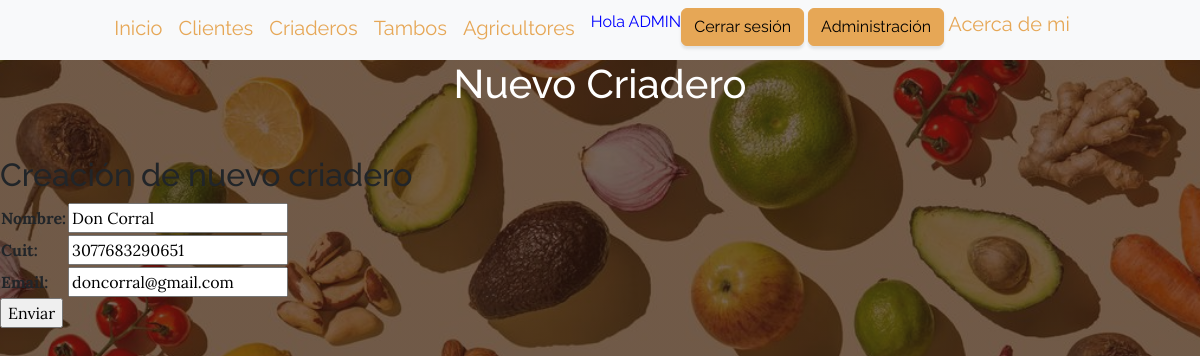
Page /aplicacion/update_criadero/1/ (signed in) on the committed database.
### aplicacion/models.py (models this page shows, shortened)
class Criadero(models.Model):
    nombre=models.CharField(max_length=50)
    cuit=models.IntegerField()
    email=models.EmailField()

### aplicacion/views.py (the view)
# urls.py: path('update_criadero/<int:pk>/', CriaderoUpdate.as_view(), name="update_criadero"),
class CriaderoUpdate(LoginRequiredMixin, UpdateView):
    model = Criadero
    fields = ['nombre', 'cuit', 'email']
    success_url = reverse_lazy('criaderos')

### aplicacion/templates/aplicacion/criadero_form.html (shortened to what this page needs)
{% extends 'aplicacion/base.html' %}
{% load static %}
{% block cabecera %}
    Nuevo Criadero
{% endblock cabecera %}
{% block contenido %}
    <h2>Creación de nuevo criadero</h2>
    <form action="" method="post">
        <table>
        {{ form.as_table}}
        </table>
        <input type="submit" value="Enviar">
    </form>
{% endblock contenido %}

### aplicacion/templates/aplicacion/base.html (shortened to what this page needs)
<!DOCTYPE html>
<html lang="en">
    <head>
        {% load static %}
        <link rel="stylesheet" href="https://stackpath.bootstrapcdn.com/font-awesome/4.7.0/css/font-awesome.min.css">
        <link href="https://cdn.jsdelivr.net/npm/bootstrap@5.3.1/dist/css/bootstrap.min.css" rel="stylesheet">
        <link href="{% static 'aplicacion/css/styles.css' %}" rel="stylesheet" />
    </head>
    <body>
        <nav class="navbar navbar-expand-lg bg-body-tertiary" id="mainNav">
            <div class="container">
                <div class="collapse navbar-collapse" id="navbarSupportedContent">
                    <ul class="navbar-nav mx-auto">
                        <a class="navbar-brand" href="{% url 'inicio' %}">Inicio</a>
                        {% if user.is_authenticated %}
                        <a class="navbar-brand" href="{% url 'clientes' %}">Clientes</a>
                        <a class="navbar-brand" href="{% url 'criaderos' %}">Criaderos</a>
                        <a class="navbar-brand" href="{% url 'tambos' %}">Tambos</a>
                        <a class="navbar-brand" href="{% url 'agricultores' %}">Agricultores</a>
                        <p style="color:blue">Hola {{ user.username|upper }}</p>
                        <div>
                        <a class="btn btn-primary" href="{% url 'logout' %}">Cerrar sesión</a>
                        <a class="btn btn-primary" href="{% url 'admin:index' %}">Administración</a>
                        <a class="navbar-brand" href="{% url 'acerca' %}">Acerca de mi</a>
                        {% else %}
                        <a class="btn btn-info" href="{% url 'register' %}">Registrarse</a>
                        <a class="btn btn-info" href="{% url 'login' %}">Login</a>
                        {% endif %}
                    </ul>
                </div>
            </div>
        </nav>
        <header class="masthead">
            <div class="container position-relative">
                <div class="row justify-content-center">
                    <div class="col-xl-6">
                        <div class="text-center text-white">
                            <h1 class="mb-5">
                                {% block cabecera %}{% endblock cabecera %}
                            </h1>
                        </div>
                    </div>
                </div>
            </div>
        </header>
        {% block contenido %}{% endblock contenido %}
    </body>
</html>

### rows in the picture
Criadero: nombre "Don Corral", cuit "3077683290651", email "doncorral@gmail.com"

### other values in the picture
{{ user.username|upper }} "ADMIN"
